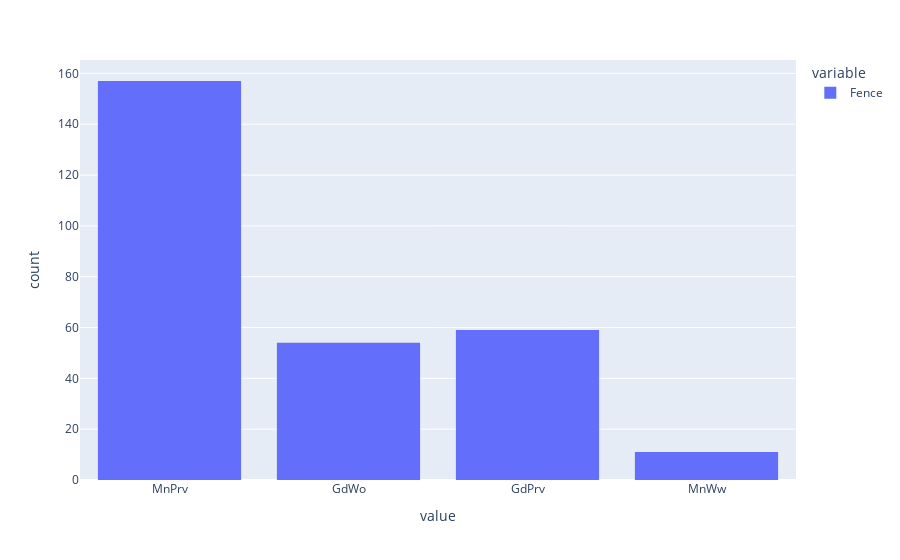

Notebook code cell kept with this figure:
### Code cell
px.histogram(df.loc[:, ['Fence']])

### Figure 1 — Plotly figure (JSON) as saved in the notebook; plotly's stock layout.template omitted (floating-point values rounded to 4 significant figures; data arrays with more than 128 entries replaced by an {"elided": "..."} marker saying what was removed)
{"data": [{"alignmentgroup": "True", "bingroup": "x", "hovertemplate": "variable=Fence<br>value=%{x}<br>count=%{y}<extra></extra>", "legendgroup": "Fence", "marker": {"color": "#636efa", "pattern": {"shape": ""}}, "name": "Fence", "offsetgroup": "Fence", "orientation": "v", "showlegend": true, "type": "histogram", "x": {"elided": "1460 str values"}, "xaxis": "x", "yaxis": "y"}], "layout": {"barmode": "relative", "legend": {"title": {"text": "variable"}, "tracegroupgap": 0}, "margin": {"t": 60}, "xaxis": {"anchor": "y", "domain": [0, 1], "title": {"text": "value"}}, "yaxis": {"anchor": "x", "domain": [0, 1], "title": {"text": "count"}}}}
